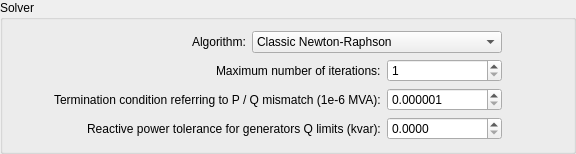
              <widget class="QGroupBox" name="groupBox_13">
               <property name="sizePolicy">
                <sizepolicy hsizetype="Minimum" vsizetype="Preferred">
                 <horstretch>0</horstretch>
                 <verstretch>0</verstretch>
                </sizepolicy>
               </property>
               <property name="maximumSize">
                <size>
                 <width>630</width>
                 <height>16777215</height>
                </size>
               </property>
               <property name="title">
                <string>Solver</string>
               </property>
               <layout class="QVBoxLayout" name="verticalLayout_13">
                <item>
                 <layout class="QHBoxLayout" name="horizontalLayout_23">
                  <item>
                   <spacer name="horizontalSpacer_2">
                    <property name="orientation">
                     <enum>Qt::Orientation::Horizontal</enum>
                    </property>
                    <property name="sizeHint" stdset="0">
                     <size>
                      <width>40</width>
                      <height>20</height>
                     </size>
                    </property>
                   </spacer>
                  </item>
                  <item>
                   <widget class="QLabel" name="label">
                    <property name="text">
                     <string>Algorithm:</string>
                    </property>
                   </widget>
                  </item>
                  <item>
                   <widget class="QComboBox" name="algorithm">
                    <property name="minimumSize">
                     <size>
                      <width>250</width>
                      <height>0</height>
                     </size>
                    </property>
                    <item>
                     <property name="text">
                      <string>Classic Newton-Raphson</string>
                     </property>
                    </item>
                    <item>
                     <property name="text">
                      <string>Iwamoto</string>
                     </property>
                    </item>
                    <item>
                     <property name="text">
                      <string>Backward/forward sweep</string>
                     </property>
                    </item>
                    <item>
                     <property name="text">
                      <string>Gauss-Seidel</string>
                     </property>
                    </item>
                    <item>
                     <property name="text">
                      <string>Fast decoupled BX</string>
                     </property>
                    </item>
                    <item>
                     <property name="text">
                      <string>Fast decoupled XB</string>
                     </property>
                    </item>
                   </widget>
                  </item>
                  <item>
                   <spacer name="horizontalSpacer_7">
                    <property name="orientation">
                     <enum>Qt::Orientation::Horizontal</enum>
                    </property>
                    <property name="sizeType">
                     <enum>QSizePolicy::Policy::Fixed</enum>
                    </property>
                    <property name="sizeHint" stdset="0">
                     <size>
                      <width>60</width>
                      <height>20</height>
                     </size>
                    </property>
                   </spacer>
                  </item>
                 </layout>
                </item>
                <item>
                 <layout class="QHBoxLayout" name="horizontalLayout_24">
                  <item>
                   <spacer name="horizontalSpacer_3">
                    <property name="orientation">
                     <enum>Qt::Orientation::Horizontal</enum>
                    </property>
                    <property name="sizeHint" stdset="0">
                     <size>
                      <width>40</width>
                      <height>20</height>
                     </size>
                    </property>
                   </spacer>
                  </item>
                  <item>
                   <widget class="QLabel" name="label_2">
                    <property name="text">
                     <string>Maximum number of iterations:</string>
                    </property>
                   </widget>
                  </item>
                  <item>
                   <widget class="QSpinBox" name="max_iteration">
                    <property name="minimumSize">
                     <size>
                      <width>115</width>
                      <height>0</height>
                     </size>
                    </property>
                    <property name="minimum">
                     <number>1</number>
                    </property>
                    <property name="maximum">
                     <number>100000</number>
                    </property>
                    <property name="singleStep">
                     <number>10</number>
                    </property>
                   </widget>
                  </item>
                  <item>
                   <spacer name="horizontalSpacer_8">
                    <property name="orientation">
                     <enum>Qt::Orientation::Horizontal</enum>
                    </property>
                    <property name="sizeType">
                     <enum>QSizePolicy::Policy::Fixed</enum>
                    </property>
                    <property name="sizeHint" stdset="0">
                     <size>
                      <width>60</width>
                      <height>20</height>
                     </size>
                    </property>
                   </spacer>
                  </item>
                 </layout>
                </item>
                <item>
                 <layout class="QHBoxLayout" name="horizontalLayout_25">
                  <item>
                   <spacer name="horizontalSpacer_4">
                    <property name="orientation">
                     <enum>Qt::Orientation::Horizontal</enum>
                    </property>
                    <property name="sizeHint" stdset="0">
                     <size>
                      <width>40</width>
                      <height>20</height>
                     </size>
                    </property>
                   </spacer>
                  </item>
                  <item>
                   <widget class="QLabel" name="label_3">
                    <property name="text">
                     <string>Termination condition referring to P / Q mismatch (1e-6 MVA):</string>
                    </property>
                   </widget>
                  </item>
                  <item>
                   <widget class="QDoubleSpinBox" name="tolerance_mva">
                    <property name="minimumSize">
                     <size>
                      <width>115</width>
                      <height>0</height>
                     </size>
                    </property>
                    <property name="decimals">
                     <number>6</number>
                    </property>
                    <property name="minimum">
                     <double>0.000001000000000</double>
                    </property>
                    <property name="maximum">
                     <double>100000.000000000000000</double>
                    </property>
                    <property name="singleStep">
                     <double>10.000000000000000</double>
                    </property>
                    <property name="value">
                     <double>0.000001000000000</double>
                    </property>
                   </widget>
                  </item>
                  <item>
                   <spacer name="horizontalSpacer_9">
                    <property name="orientation">
                     <enum>Qt::Orientation::Horizontal</enum>
                    </property>
                    <property name="sizeType">
                     <enum>QSizePolicy::Policy::Fixed</enum>
                    </property>
                    <property name="sizeHint" stdset="0">
                     <size>
                      <width>60</width>
                      <height>20</height>
                     </size>
                    </property>
                   </spacer>
                  </item>
                 </layout>
                </item>
                <item>
                 <layout class="QHBoxLayout" name="horizontalLayout_26">
                  <item>
                   <spacer name="horizontalSpacer_5">
                    <property name="orientation">
                     <enum>Qt::Orientation::Horizontal</enum>
                    </property>
                    <property name="sizeHint" stdset="0">
                     <size>
                      <width>40</width>
                      <height>20</height>
                     </size>
                    </property>
                   </spacer>
                  </item>
                  <item>
                   <widget class="QLabel" name="label_4">
                    <property name="text">
                     <string>Reactive power tolerance for generators Q limits (kvar):</string>
                    </property>
                   </widget>
                  </item>
                  <item>
                   <widget class="QDoubleSpinBox" name="delta_q">
                    <property name="minimumSize">
                     <size>
                      <width>115</width>
                      <height>0</height>
                     </size>
                    </property>
                    <property name="decimals">
                     <number>4</number>
                    </property>
                    <property name="maximum">
                     <double>1000.000000000000000</double>
                    </property>
                   </widget>
                  </item>
                  <item>
                   <spacer name="horizontalSpacer_10">
                    <property name="orientation">
                     <enum>Qt::Orientation::Horizontal</enum>
                    </property>
                    <property name="sizeType">
                     <enum>QSizePolicy::Policy::Fixed</enum>
                    </property>
                    <property name="sizeHint" stdset="0">
                     <size>
                      <width>60</width>
                      <height>20</height>
                     </size>
                    </property>
                   </spacer>
                  </item>
                 </layout>
                </item>
               </layout>
              </widget>
